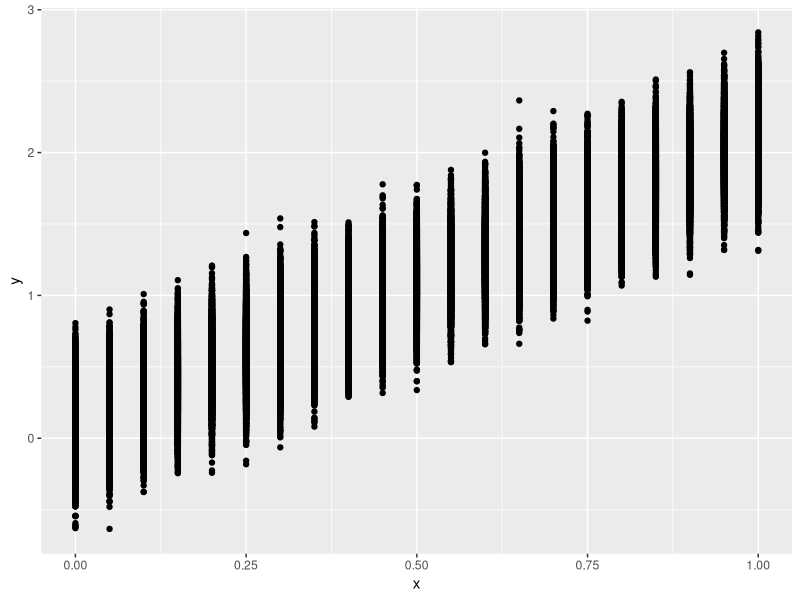

R code for this plot: (Note: this script raises an error after producing the figure.)
## ---- chunk 1
library(tidyverse)

list.files("R", full.names = TRUE) |>  walk(source)
## ---- chunk 2
X_SEQ <- seq(0, 1 , .01)
P1 <- .1
P2 <- 2
P3 <- .2
P3_P <- 0.4
## ---- chunk 3

mu_linear_fun <- function(p, x){
  p[1] + p[2] * x
}


r_lineal_fun <- function(p, x) {
  rnorm(length(x),
        mean = mu_linear_fun(c(p[1], p[2]), x), 
        sd = p[3])
}


## ---- chunk 4

data_raw <- crossing(x = seq(0, 1, .05), n = 1:5000) |> 
  mutate(y = r_lineal_fun(c(P1, P2, P3), x))

## ---- chunk 5

data_raw |> ggplot() + 
  geom_point(aes(x = x, y = y))

## ---- chunk 6
data <- data_raw |> group_by(x) |>  
  summarise(mean_y= mean(y), sd_y=sd(y)) |> 
  ungroup() |> 
  mutate(dmu = dmu(x, mean_y)) |> 
  drop_na() |> 
  mutate(delta = dmu/sd_y)
## ---- chunk 7
data |> ggplot() + geom_line(aes(x = x, y= mean_y))
## ---- chunk 8
data |> ggplot() + geom_line(aes(x= x, y= delta)) + 
  ylim(0, 20)
